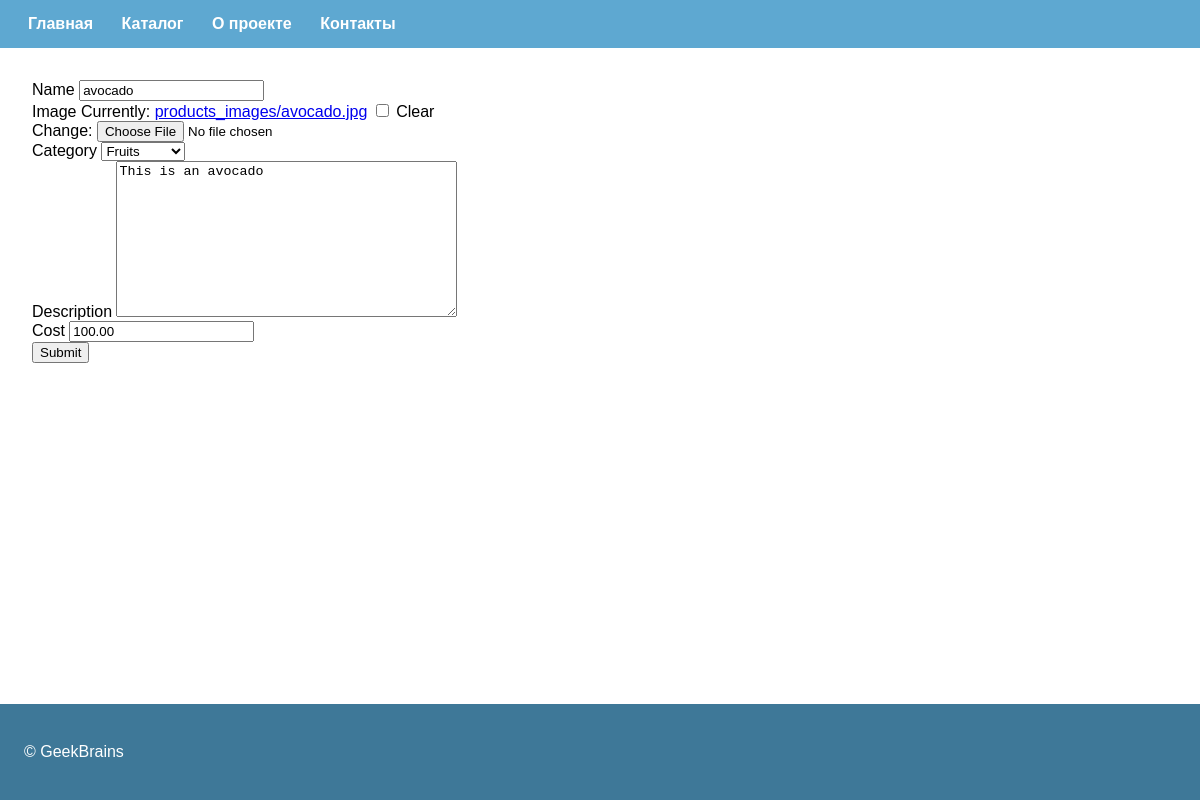
The app's page /products/1/update (signed in) with its own data.
### products/models.py (models this page shows, shortened)
class Product(models.Model):
    name = models.CharField(
        max_length=255
    )
    image = models.ImageField(
        upload_to='products_images',
        blank=True,
        null=True
    )
    category = models.ForeignKey(
        Category,
        on_delete=models.CASCADE,
        blank=True,
        null=True
    )
    description = models.TextField(
        blank=True,
        null=True
    )
    cost = models.DecimalField(
        max_digits=12,
        decimal_places=2,
        default=0
    )
    created = models.DateTimeField(
        auto_now_add=True
    )
    modified = models.DateTimeField(
        auto_now=True
    )

### products/views/products.py (the view)
class ProductUpdateView(LoginRequiredMixin, UserPassesTestMixin, UpdateView):
    model = Product
    fields = [
        'name', 'image', 'category',
        'description', 'cost'
    ]
    template_name = 'products/update.html'
    success_url = reverse_lazy('products:list')
    login_url = reverse_lazy('accounts:login')
    def test_func(self):
        return self.request.user.has_perm('products.change_product')

### products/models.py (called while the page is built)
    def __str__(self):
        return self.name

### products/templates/products/update.html (shortened to what this page needs)
{% extends 'server/master.html' %}
{% load static %}
{% block page_content %}
{% include 'server/form.html' with form=form %}
{% endblock %}

### server/templates/server/form.html (shortened to what this page needs)
<form action="" method="POST" enctype="multipart/form-data">
    {% for field in form %}
    <div class="field-group">
        <label for="{{ field.name }}">{{ field.label }}</label>
        {{ field }}
    </div>
    {% endfor %}
    <input type="submit">
</form>

### server/static/server/css/master.css (style rules this page uses)
html, body { margin: 0; padding: 0; height: 100%; font-family: sans-serif; }

### records on screen
Product: form "avocado" "Fruits" "This is an avocado" "100.00"

### other values on screen
{{ field.label }} "Name" "Image" "Category" "Description" "Cost"
